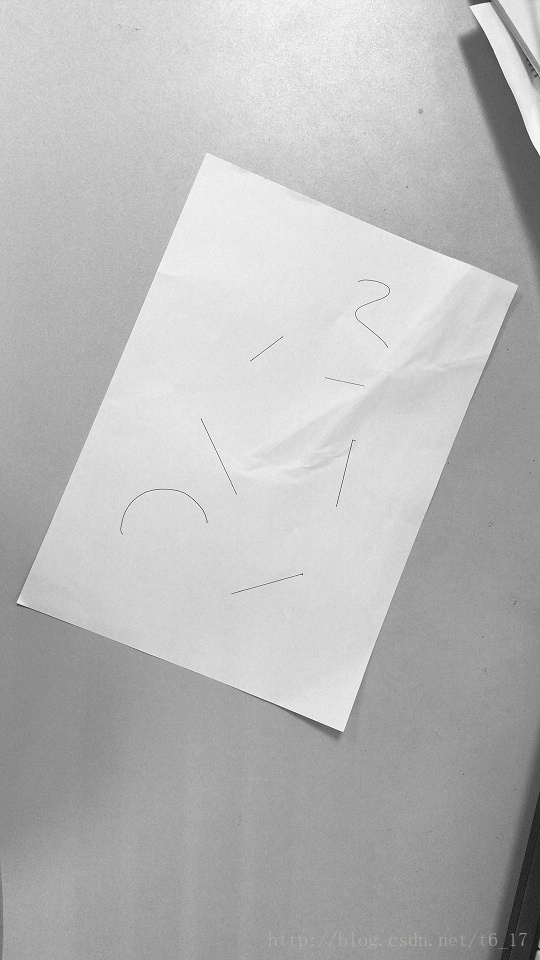
#> input picture test_data/corr_test_6.jpg, 540 x 960 px
$ python image_deal.py
#> lines starting #> are read from the running program, lines starting #| are printed output that depends on the picture; after the words box and inside, x2 and y2 are one past the last pixel; in counts of white or black regions, pixels touching at a corner belong together
#> further down, image is the input picture: shape (960, 540, 3); mean B, G, R 184.9, 184.9, 184.9
# encoding: utf-8

import numpy as np
import cv2
import json
import argparse

parser = argparse.ArgumentParser(description='ll')
parser.add_argument('--test_type', default='corr_crop')
args = parser.parse_args()


def image_crop(Image, topX, topY, Width, Height):
    region = Image[topY:topY + Height, topX:topX + Width]
    return region


def image_correction(image):
    gray = cv2.cvtColor(image, cv2.COLOR_BGR2GRAY)
    ret, thresh = cv2.threshold(gray, 0, 255, cv2.THRESH_BINARY_INV | cv2.THRESH_OTSU)
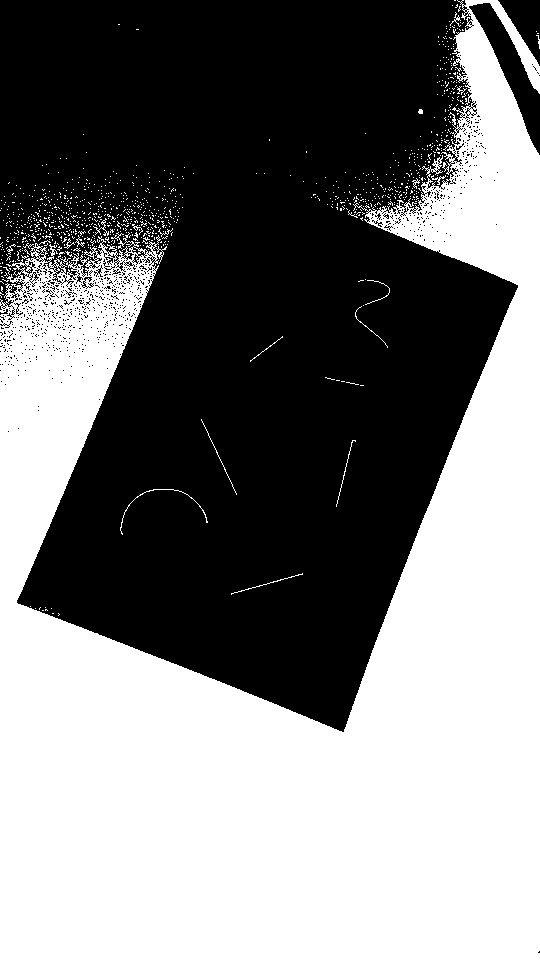
#> thresh: shape (960, 540); 48.2% white; 980 white regions (960 under 20 px), largest, box (x1, y1, x2, y2) and area: (0, 0, 540, 960) 246751, (120, 489, 208, 535) 136, (231, 573, 303, 595) 82
#> ret = 183
    coords = np.column_stack(np.where(thresh > 0))
#> coords = 249762 pairs, first value 0 to 959, second value 0 to 539
    angle = cv2.minAreaRect(coords)[-1]
#> angle = -90
    # print(angle)
    angle = -(90 + angle) if angle < -45 else -angle
#> angle = 0
    print(angle)
#| -0.0
    h, w = image.shape[:2]
#> h = 960; w = 540
    center = (w // 2, h // 2)
#> center = (270, 480)
    M = cv2.getRotationMatrix2D(center, angle, 1.0)
#> M = [[1, 0, 0], [0, 1, 0]]
    rotated = cv2.warpAffine(image, M, (w, h), flags=cv2.INTER_CUBIC, borderMode=cv2.BORDER_REPLICATE)
    return rotated


def fill_form(DL, key_set):
    DL_stored = sorted(DL, key=lambda x: (x[2], x[1]))
    # print(DL_stored)
    result = dict()
    for i, D in enumerate(DL_stored):
        content = D[0].strip().split('：')
        if content[0] in key_set:
            # similar y-value items in the list
            similar_y = [i for i in DL_stored[(i + 1):] if i[2] == D[2]]
            right = sorted(similar_y, key=lambda x: x[1])[0]
            if right[0].strip().split(':') not in key_set:
                result[content[0]] = {'content': right[0], 'position': right[1:]}
            else:
                below_list = [i for i in DL_stored[(i + 1):] if i[2] > D[2]]
                below = sorted(below_list, key=lambda x: x[2])[0]
                if below[0].strip().split(':') not in key_set:
                    result[content[0]] = {'content': below[0], 'position': below[1:]}

    return result


if __name__ == '__main__':
    if args.test_type == 'corr_crop':
        file_name = 'test_data/corr_test_6.jpg'
        image = cv2.imread(file_name)
        # 图片校正
        rotated = image_correction(image)
        cv2.imshow('rotated', rotated)
        cv2.waitKey(0)
        cv2.destroyAllWindows()
        # 提取表格
        region = image_crop(rotated, 25, 385, 590, 220)
#> in image_crop, `region = Image[topY:topY + Height, topX:topX + Width]`:
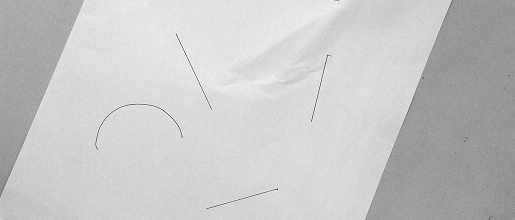
#> region: shape (220, 515, 3); min 15, max 255, mean 198.9
        cv2.imshow('region', region)
        cv2.waitKey(0)
        cv2.destroyAllWindows()
    else:
        DL = [('$75, 000.00', 495, 577, 116, 15),
              ('合计金额（美元）：柒万伍仟元整', 143, 575, 240, 16),
              ('D2 laleli Istanbul Turkey', 58, 358, 200, 14),
              ('2)8504409999', 472, 341, 123, 13),
              ('地址：', 32, 339, 30, 18),
              ('Kemal pasa mah. Gengturk cad. No 32 Burak Apt.', 62, 339, 300, 18),
              ('买方：', 32, 323, 30, 15),
              ('Sidra Kagitgilik San Ic ve Dis Tic Ltd Sti', 62, 323, 300, 15),
              ('海关编码：', 410, 321, 70, 15), ('1)8517623300', 480, 321, 90, 15),
              ('地址：', 32, 303, 50, 17),
              ('AZ4921,  SaatLt rayonu,  Heyder aliyev,  ev D-6', 62, 303, 300, 17),
              ('发票号码：', 410, 286, 70, 15), ('18KZ0719-A-00', 480, 286, 100, 15),
              ('收货方：', 32, 286, 50, 16),
              ('OPTIK FIBER MMC VOEN:6701051671', 75, 286, 300, 16),
              ('发票日期：', 395, 268, 80, 15),
              ('July.19.2018', 475, 268, 100, 15),
              ('合同号：', 32, 268, 50, 15),
              ('ATR-DB-S112', 80, 268, 100, 15), ('发 票', 6, 237, 633, 15),
              ('电话：', 32, 147, 30, 16), ('(755)3363 9088', 62, 147, 95, 16),
              ('传真：', 157, 147, 40, 16),
              ('(755)3363 1919', 197, 147, 100, 16),
              ('深圳市南山区科技园高新南一道创维大厦C座1601室', 30, 126, 313, 16),
              ('宽兆科技（深圳）有限公司', 30, 106, 191, 16)]

        key_set = ('地址', '买方', '海关编码', '收货方', '合同号', '传真', '电话', '发票日期', '发票号码')
        result = fill_form(DL, key_set)
        result_json = json.dumps(result)
        print(result_json)

$ run again, with test_data/corr_test_5.jpg copied over test_data/corr_test_6.jpg
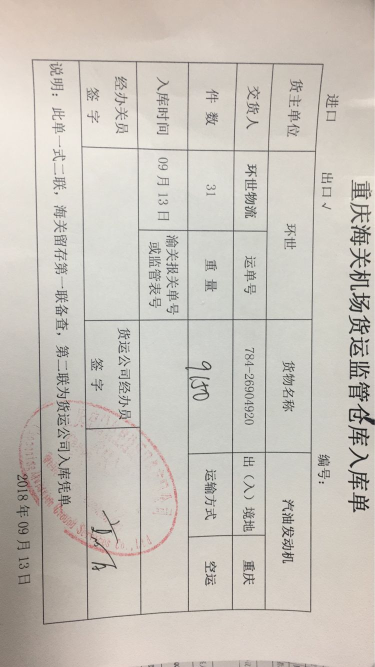
#> input picture test_data/corr_test_5.jpg, 750 x 1334 px (shown at 1/2 size)
#> image is the input picture: shape (1334, 750, 3); mean B, G, R 188.4, 196.2, 201.8
#> in image_correction, `ret, thresh = cv2.threshold(gray, 0, 255, cv2.THRESH_BINARY_INV | cv2...`:
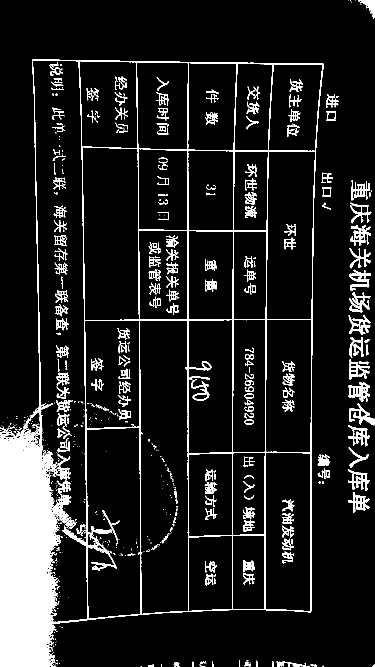
#> thresh: shape (1334, 750) (shown at 1/2 size); 11.1% white; 604 white regions (385 under 20 px), largest, box (x1, y1, x2, y2) and area: (0, 119, 648, 1334) 74089, (696, 764, 740, 804) 795, (698, 807, 750, 851) 792
#> ret = 165
#> coords = 110561 pairs, first value 0 to 1333, second value 0 to 749
#> in image_correction, `angle = cv2.minAreaRect(coords)[-1]`: angle = -90
#> in image_correction, `angle = -(90 + angle) if angle < -45 else -angle`: angle = 0
#| -0.0
#> M = [[1, 0, 0], [0, 1, 0]]
#> in image_crop, `region = Image[topY:topY + Height, topX:topX + Width]`:
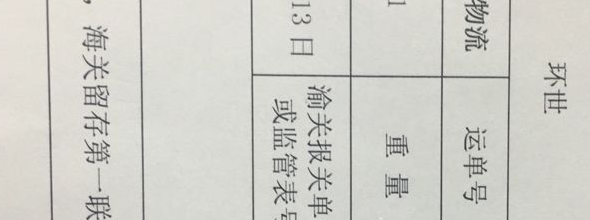
#> region: shape (220, 590, 3); mean B, G, R 202.2, 208.4, 208.7

$ run again, with test_data/word_test.jpg copied over test_data/corr_test_6.jpg
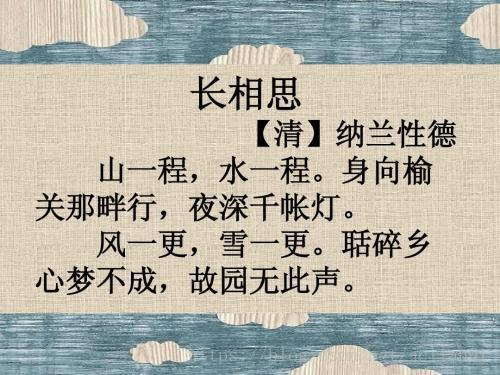
#> input picture test_data/word_test.jpg, 500 x 375 px
#> image is the input picture: shape (375, 500, 3); mean B, G, R 168.2, 179.2, 180.4
#> in image_correction, `gray = cv2.cvtColor(image, cv2.COLOR_BGR2GRAY)`:
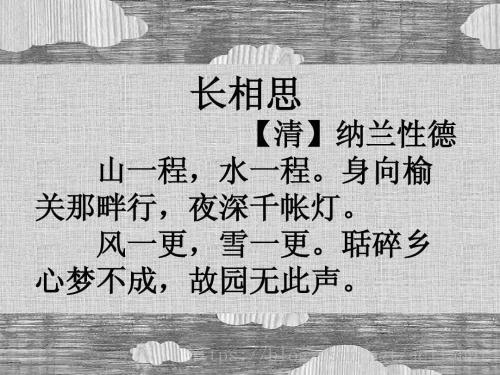
#> gray: shape (375, 500); min 0, max 254, mean 178.3
#> in image_correction, `ret, thresh = cv2.threshold(gray, 0, 255, cv2.THRESH_BINARY_INV | cv2...`:
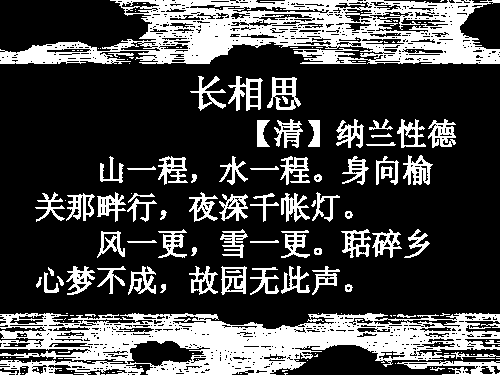
#> thresh: shape (375, 500); 26.7% white; 183 white regions (107 under 20 px), largest, box (x1, y1, x2, y2) and area: (0, 313, 500, 375) 17320, (0, 0, 500, 64) 16597, (397, 361, 500, 375) 670
#> ret = 155
#> coords = 50093 pairs, first value 0 to 374, second value 0 to 499
#> in image_correction, `angle = cv2.minAreaRect(coords)[-1]`: angle = -90
#> in image_correction, `angle = -(90 + angle) if angle < -45 else -angle`: angle = 0
#| -0.0
#> M = [[1, 0, 0], [0, 1, 0]]
#> in image_crop, `region = Image[topY:topY + Height, topX:topX + Width]`: region = empty array
